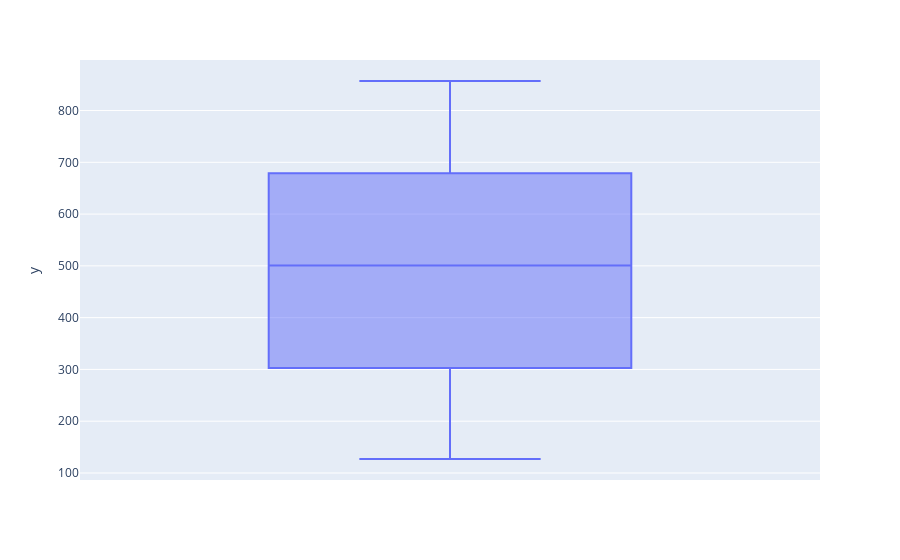

The notebook cell saved with this chart:
### Markdown cell above
#### Questão 4

Criar uma vetor com 500 registros de números inteiros variando entre 125 e 857. Em seguida montar um gráfico que mostre a dispersão com a melhor visualização para os dados com a biblioteca Plotly Express.

### Code cell
vetor = np.random.randint(125, 858, size=(500))

fig = px.box(y = vetor)
fig.show()

### Figure 1 — Plotly figure (JSON) as saved in the notebook; plotly's stock layout.template omitted (floating-point values rounded to 4 significant figures; data arrays with more than 128 entries replaced by an {"elided": "..."} marker saying what was removed)
{"data": [{"alignmentgroup": "True", "hovertemplate": "y=%{y}<extra></extra>", "legendgroup": "", "marker": {"color": "#636efa"}, "name": "", "notched": false, "offsetgroup": "", "orientation": "v", "showlegend": false, "type": "box", "x0": " ", "xaxis": "x", "y": {"elided": "500 int values"}, "y0": " ", "yaxis": "y"}], "layout": {"boxmode": "group", "legend": {"tracegroupgap": 0}, "margin": {"t": 60}, "xaxis": {"anchor": "y", "domain": [0, 1]}, "yaxis": {"anchor": "x", "domain": [0, 1], "title": {"text": "y"}}}}
